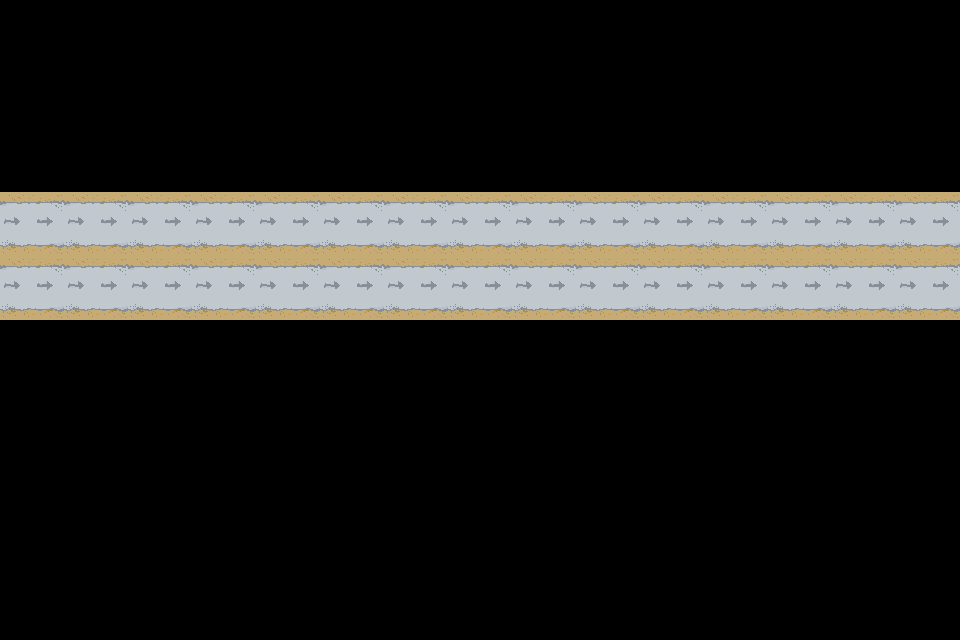

Below is a game level as drawn by its tile map, then a one-line description and the .tmx that defines it (tile-layer data replaced by summaries):
An orthogonal 15x10 tile map with 64x64 px tiles, 1 tile layer (RoadTiles), 7 tilesets and 12 objects (4x sign, 2x robot, 2x finish, 2x handle, 2x slider).

<map version="1.0" orientation="orthogonal" renderorder="right-down" width="15" height="10" tilewidth="64" tileheight="64" nextobjectid="31">
 <tileset firstgid="1" name="robot" tilewidth="64" tileheight="64" tilecount="20">
  <image source="robot.png" width="640" height="128" />
 </tileset>
 <tileset firstgid="21" name="buttons" tilewidth="64" tileheight="64" tilecount="0">
  <image source="buttons.png" width="150" height="48" />
 </tileset>
 <tileset firstgid="21" name="finish" tilewidth="64" tileheight="64" tilecount="1">
  <image source="finish.png" width="64" height="64" />
 </tileset>
 <tileset firstgid="22" name="slider" tilewidth="64" tileheight="128" tilecount="1">
  <image source="slider.png" width="64" height="128" />
 </tileset>
 <tileset firstgid="23" name="handle" tilewidth="64" tileheight="32" tilecount="1">
  <image source="handle.png" trans="ffffff" width="64" height="32" />
 </tileset>
 <tileset firstgid="24" name="sign" tilewidth="64" tileheight="64" tilecount="1">
  <image source="sign.png" width="64" height="64" />
 </tileset>
 <tileset firstgid="25" name="road" tilewidth="64" tileheight="64" tilecount="1">
  <image source="road.png" width="64" height="64" />
 </tileset>
 <layer name="RoadTiles" width="15" height="10">
  <data>[150 cells, 30 non-empty, 1 distinct tile ids]</data>
 </layer>
 <objectgroup name="Objects">
  <object id="1" name="player1" type="robot" gid="1" x="128" y="256" width="64" height="64" />
  <object id="4" name="player2" type="robot" gid="1" x="128" y="320" width="64" height="64" />
  <object id="7" type="finish" gid="21" x="704" y="256" width="64" height="64" />
  <object id="8" type="finish" gid="21" x="704" y="320" width="64" height="64" />
  <object id="18" type="handle" gid="23" x="192" y="448" width="64" height="32" />
  <object id="20" type="slider" gid="22" x="192" y="448" width="64" height="128" />
  <object id="21" type="handle" gid="23" x="64" y="448" width="64" height="32" />
  <object id="22" type="slider" gid="22" x="64" y="448" width="64" height="128" />
  <object id="23" name="0km" type="sign" gid="24" x="128" y="192" width="64" height="64" />
  <object id="24" name="60km" type="sign" gid="24" x="704" y="192" width="64" height="64" />
  <object id="27" name="20km" type="sign" gid="24" x="320" y="192" width="64" height="64" />
  <object id="29" name="40km" type="sign" gid="24" x="512" y="192" width="64" height="64" />
 </objectgroup>
</map>